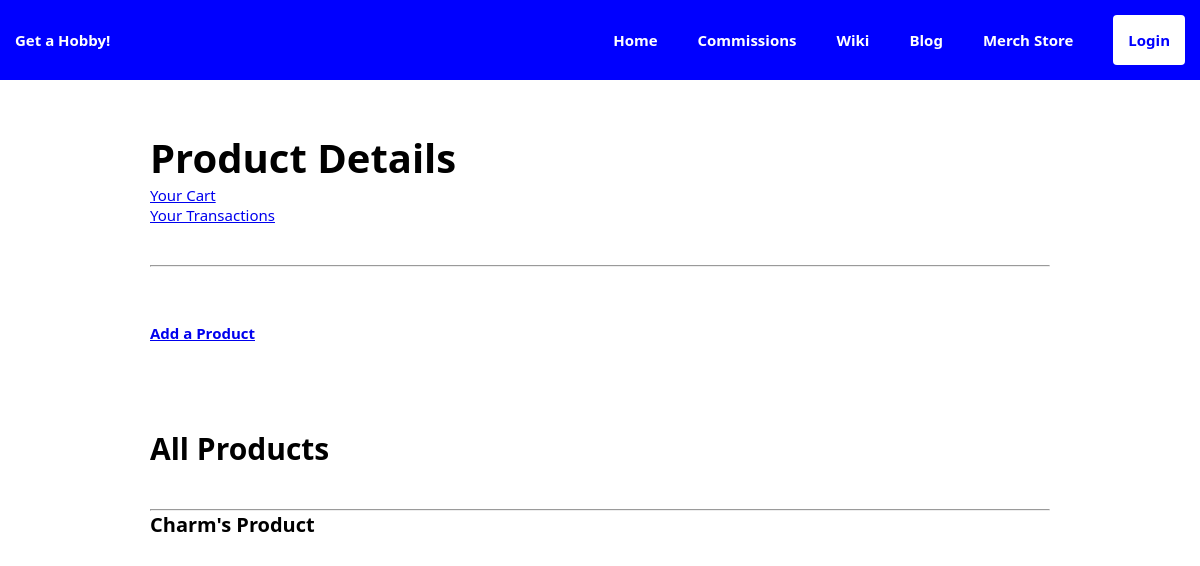
The app's page /merchstore/items/, older data.
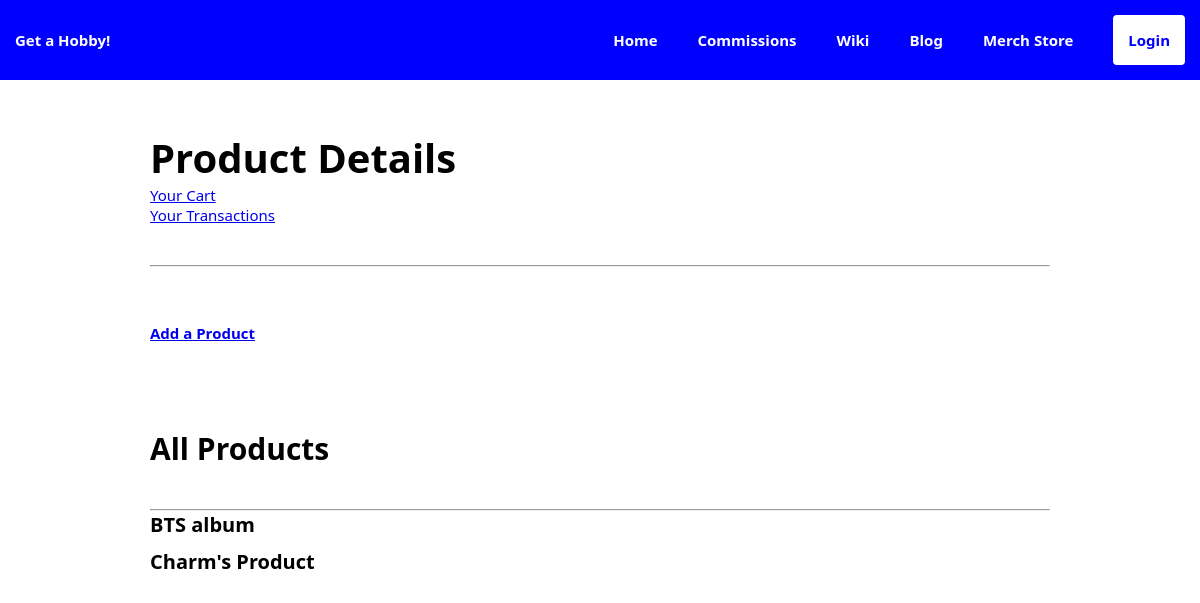
The same page, newer data.
### merchstore/models.py (models this page shows, shortened)
class Product(models.Model):
    name = models.CharField(max_length=255)
    product_type = models.ForeignKey(
        ProductType,
        on_delete=models.SET_NULL,
        null=True,
        related_name="products"
    )
    owner = models.ForeignKey(
        'user_management.Profile',
        on_delete=models.CASCADE,
        default=None
    )
    description = models.TextField()
    price = models.DecimalField(
        max_digits=10,
        decimal_places=2
    )
    stock = models.PositiveIntegerField(default=None)
    class ProductStatus(models.TextChoices):
        AVAILABLE = "Available"
        ON_SALE = "On Sale"
        OUT_OF_STOCK = "Out of Stock"
    status = models.CharField(
        max_length=12,
        choices=ProductStatus.choices,
        default=ProductStatus.AVAILABLE
    )
    class Meta:
        ordering = ["name"]
    def __str__(self):
        return self.name

### merchstore/views.py (the view)
# urls.py: path('items/', ProductListView.as_view(), name='item_list'),
class ProductListView(ListView):
    model = Product
    template_name = 'merchstore/product_list.html'

### templates/merchstore/product_list.html (shortened to what this page needs)
{% extends 'base.html' %}
{% load static %}
{% block content %}
<body>
    <div class="body">
        <h1>Product Details</h1>
        <a href="{% url 'merchstore:cart_list' %}">Your Cart</a>
        <br>
        <a href="{% url 'merchstore:transaction_list' %}">Your Transactions</a>
        <hr />
        <h2><a href="{% url 'merchstore:item_add' %}">Add a Product</a></h2>
    <br>
    <br>
    <h2>All Products</h2>
    <hr />
        {% for product_type in object_list %}
            <h3>{{ product_type }}</h3>
        {% endfor %}
    </div>
</body>
{% endblock %}

Row changes from the older to the newer data that the page shows:
added Product: name "BTS album"
